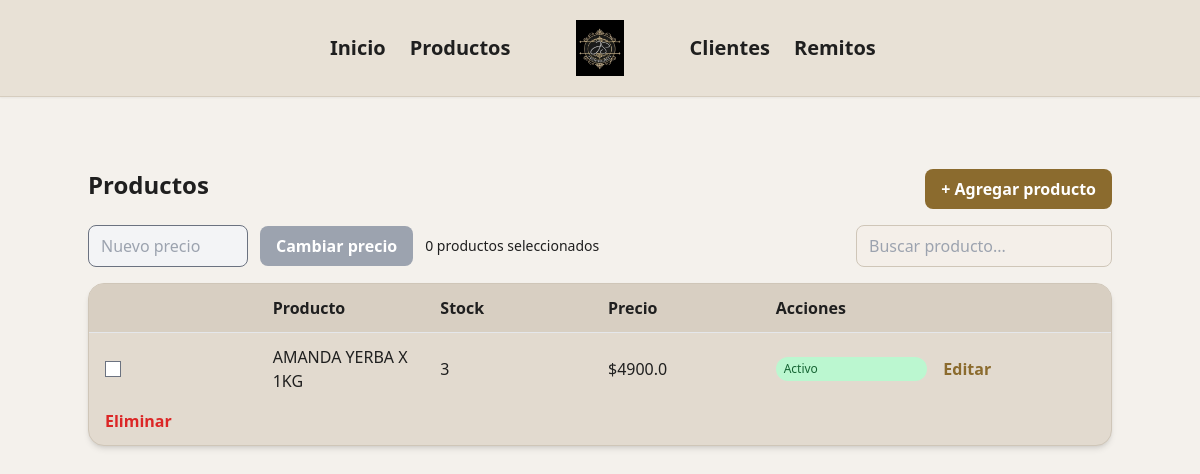
The app's page /productos/, older data.
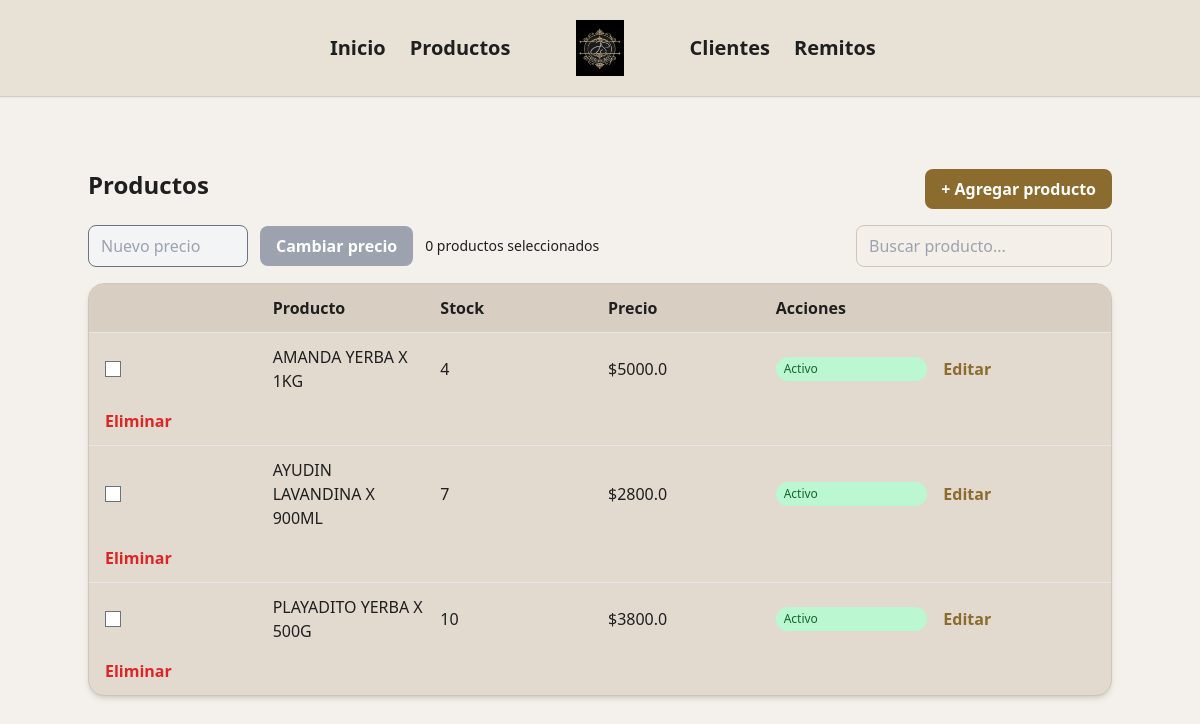
The same page, newer data.
### jsdistribucionesapp/productos/models.py (models this page shows)
class Producto(db.Model):
    __tablename__ = 'productos'
    pid = db.Column(db.Integer, primary_key=True)
    nombre = db.Column(db.String, nullable=True)
    precio = db.Column(db.Float, nullable=False)
    stock = db.Column(db.Integer, default=0)
    departamento = db.Column(db.String)
    activo = db.Column(db.Boolean, default=True)

### jsdistribucionesapp/productos/routes.py (the view)
@productos.route('/')
def index():
    productos = Producto.query.order_by(Producto.nombre.asc()).all()
    return render_template('productos/index.html', productos=productos)

### jsdistribucionesapp/productos/templates/productos/index.html (shortened to what this page needs)
{% extends "base.html" %}
{% block content %}
<div class="max-w-5xl mx-auto mt-6">
  <div class="flex justify-between items-start mb-4">
    <h1 class="text-2xl font-bold text-[#1F1F1F]">
      Productos
    </h1>
    <a href="{{ url_for('productos.agregar') }}"
       class="bg-[#8B6B2E] text-white px-4 py-2 rounded-lg font-semibold hover:bg-[#755824] transition">
      + Agregar producto
    </a>
  </div>
  <div class="flex justify-between items-end mb-4">
    <form action="{{ url_for('productos.cambiar_precio') }}"
          method="post"
          id="precio-form"
          class="flex gap-3 items-center">
      <input type="number"
             step="0.01"
             name="precio"
             id="precioInput"
             placeholder="Nuevo precio"
             disabled
             class="w-40 px-3 py-2 border rounded-lg bg-gray-100
                    focus:outline-none focus:ring-2 focus:ring-[#8B6B2E]">
      <button type="submit"
              id="precioBtn"
              disabled
              class="bg-gray-400 text-white px-4 py-2 rounded-lg
                     font-semibold cursor-not-allowed transition">
        Cambiar precio
      </button>
      <span id="contadorSeleccionados"
          class="text-sm text-[#1F1F1F] font-medium">
          0 productos seleccionados
    </span>
    </form>
    <input
      type="text"
      id="buscador"
      placeholder="Buscar producto..."
      class="w-64 px-3 py-2 rounded-lg border border-[#CFC6B8]
             bg-[#F4EFE9] text-[#1F1F1F]
             focus:outline-none focus:ring-2 focus:ring-[#8B6B2E]"
    >
  </div>
  <div class="bg-[#E2DACF] border border-[#CFC6B8] rounded-2xl shadow-md overflow-hidden">
    <div class="grid grid-cols-6 gap-4 px-4 py-3 font-semibold bg-[#D8CFC2] border-b sticky top-0">
      <span></span>
      <span>Producto</span>
      <span>Stock</span>
      <span>Precio</span>
      <span class="col-span-2">Acciones</span>
    </div>
    <div class="max-h-[450px] overflow-y-auto divide-y">
      {% for producto in productos %}
      <div class="grid grid-cols-6 gap-4 items-center px-4 py-3 hover:bg-[#EFE9E1] producto-row">
        <input type="checkbox"
               class="producto-check"
               value="{{ producto.pid }}">
        <span class="producto-nombre">{{ producto.nombre }}</span>
        <span>{{ producto.stock }}</span>
        <span>${{ producto.precio }}</span>
        <td>
          {% if producto.activo %}
            <span class="px-2 py-1 text-xs rounded-full bg-green-200 text-green-800">
              Activo
            </span>
          {% else %}
            <span class="px-2 py-1 text-xs rounded-full bg-red-200 text-red-800">
              Inactivo
            </span>
          {% endif %}
        </td>
        <a href="{{ url_for('productos.editar', id=producto.pid) }}"
           class="text-[#8B6B2E] font-semibold hover:underline">
          Editar
        </a>
        <form action="{{ url_for('productos.eliminar', id=producto.pid) }}"
              method="post">
          <button class="text-red-600 font-semibold hover:underline">
            Eliminar
          </button>
        </form>
      </div>
      {% endfor %}
    </div>
  </div>
</div>
{% endblock %}

### jsdistribucionesapp/templates/base.html (shortened to what this page needs)
<!DOCTYPE html>
<html lang="en">
<head>
    <script src="https://cdn.tailwindcss.com"></script>
    <link href="https://cdnjs.cloudflare.com/ajax/libs/flowbite/2.2.1/flowbite.min.css" rel="stylesheet" />
</head>
<body body class="bg-[#F4F1EC] text-[#1F1F1F] min-h-screen">
   <header class="bg-[#E8E1D6] border-b border-[#D6CDBF] py-5 shadow-sm">
  <nav class="mx-auto max-w-4xl">
    <div class="grid grid-cols-5 items-center">
      <div class="flex justify-end gap-6 col-span-2 text-xl font-semibold text-[#1F1F1F]">
        <a href="/" class="hover:text-[#C9A24D] transition">
          Inicio
        </a>
        <a href="/productos" class="hover:text-[#C9A24D] transition">
          Productos
        </a>
      </div>
      <div class="flex justify-center">
        <img
          src="{{ url_for('static', filename='uploads/productos/logo.jpeg') }}"
          alt="JS Distribuciones"
          class="h-14"
        >
      </div>
      <div class="flex justify-start gap-6 col-span-2 text-xl font-semibold text-[#1F1F1F]">
        <a href="/clientes" class="hover:text-[#C9A24D] transition">
          Clientes
        </a>
        <a href="/remitos" class="hover:text-[#C9A24D] transition">
          Remitos
        </a>
      </div>
    </div>
  </nav>
</header>
    <main class="p-6">
      <main class="p-6">
    {% block content %}
    {% endblock %}
    </main>
</body>
</html>

Row changes from the older to the newer data that the page shows:
changed Producto "AMANDA YERBA X 1KG": stock "3" → "4"; precio "4900.0" → "5000.0"
added Producto: nombre "AYUDIN LAVANDINA X 900ML", stock "7", precio "2800.0", activo "Activo"
added Producto: nombre "PLAYADITO YERBA X 500G", stock "10", precio "3800.0", activo "Activo"
